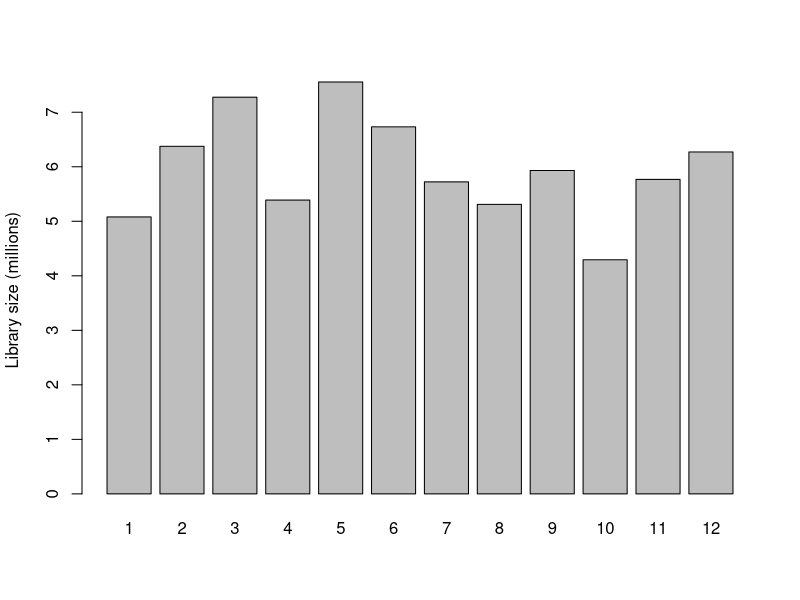
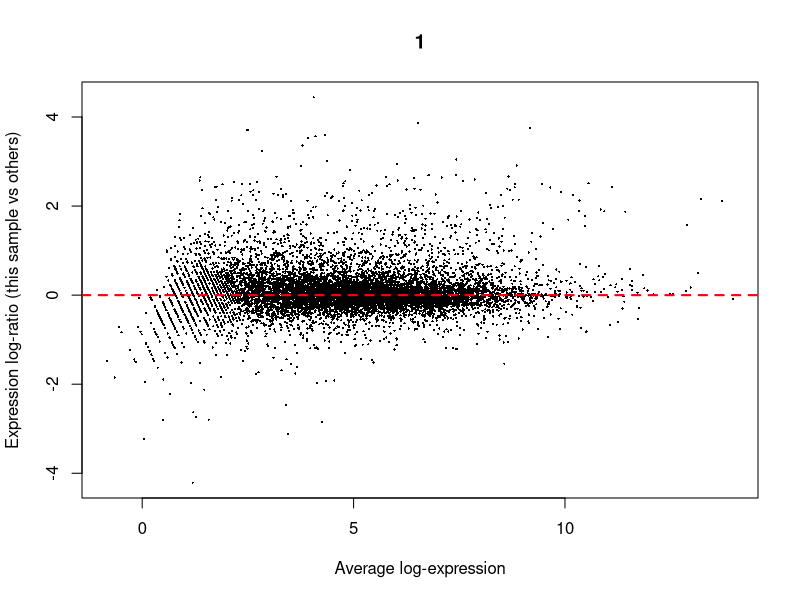
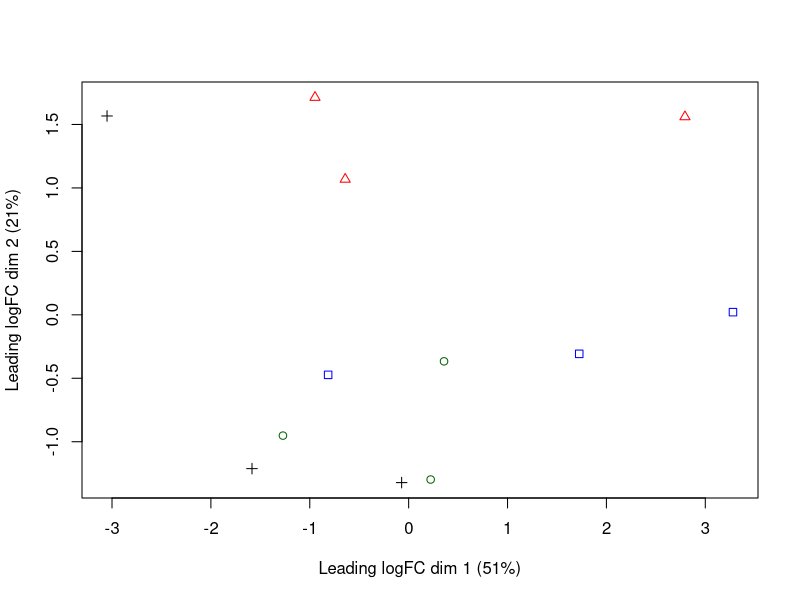
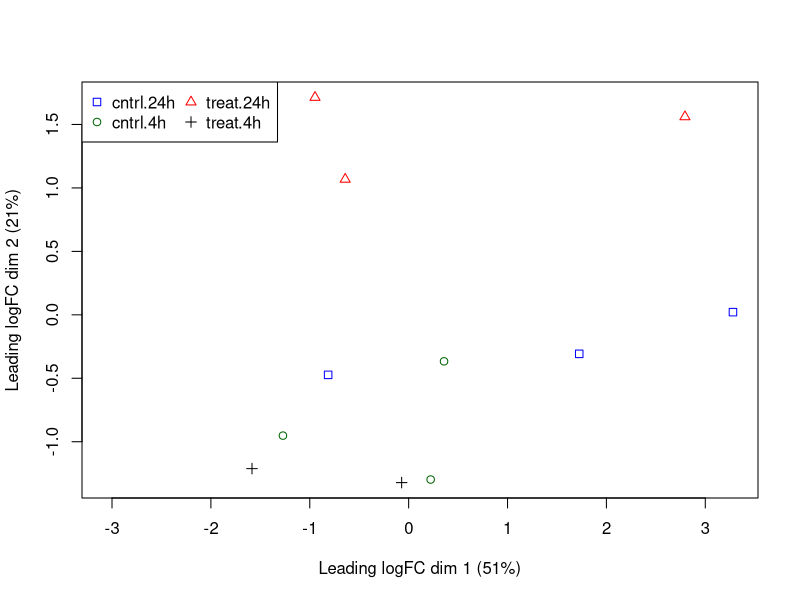
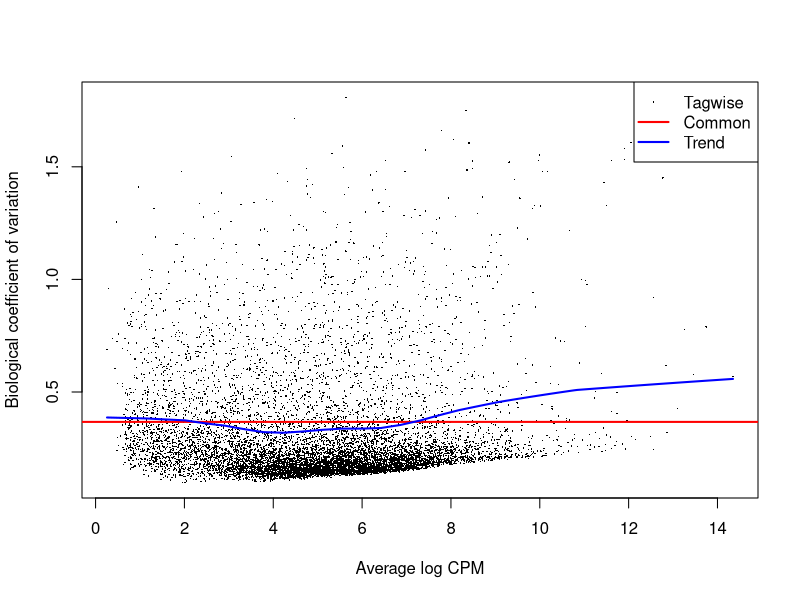
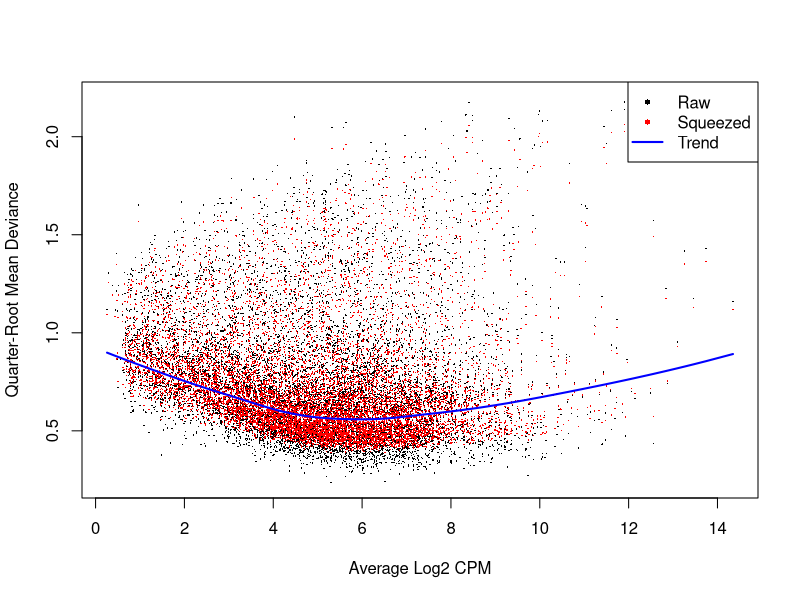
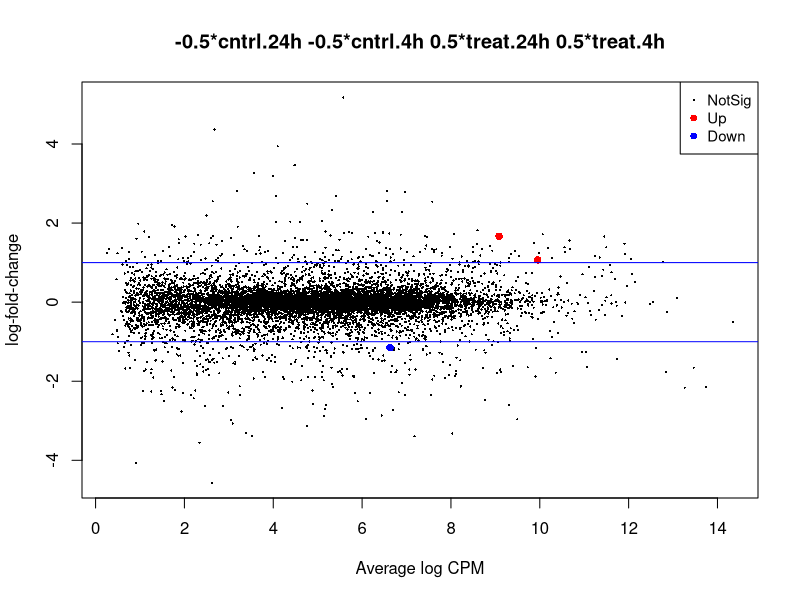
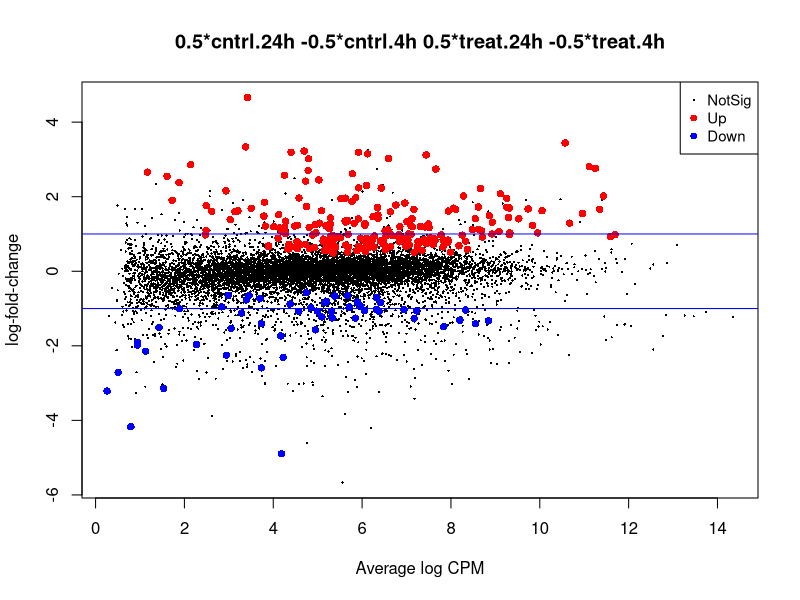

The R source for these figures, in order:
# set the working directory
setwd("/Users/bamflappy/NFCDSWorkshop_Day2/script_data/")

# import gene count data
tribolium_counts <- read.csv("TriboliumCounts.csv", row.names="X")

#Import grouping factor
targets <- read.csv(file="groupingFactors.csv")
  
#BiocManager::install("edgeR")

library("edgeR")


#############
#Setup a design matrix
group <- factor(paste(targets$treatment,targets$hours,sep="."))
#cbind(targets,Group=group)

#Create DGE list object
list <- DGEList(counts=tribolium_counts,group=group)
colnames(list) <- rownames(targets)
head(list)

#Plot the library sizes before normalization
barplot(list$samples$lib.size*1e-6, names=1:12, ylab="Library size (millions)")

#Retain genes only if it is expressed at a minimum level
keep <- filterByExpr(list)
summary(keep)
list <- list[keep, , keep.lib.sizes=FALSE]

#Use TMM normalization to eliminate composition biases
# between libraries
list <- calcNormFactors(list)

#Retrieve normalized counts
normList <- cpm(list, normalized.lib.sizes=TRUE)

#Write the normalized counts to a file
write.table(normList, file="tribolium_normalizedCounts.csv", sep=",", row.names=TRUE)

#View normalization factors
list$samples
dim(list)

#Verify TMM normalization using a MD plot
plotMD(cpm(list, log=TRUE), column=1)
abline(h=0, col="red", lty=2, lwd=2)

#Use a MDS plot to visualizes the differences
# between the expression profiles of different samples
points <- c(0,1,2,3,15,16,17,18)
colors <- rep(c("blue", "darkgreen", "red", "black"), 2)

#Create plot without legend 
plotMDS(list, col=colors[group], pch=points[group])

#Create plot with legend 
plotMDS(list, col=colors[group], pch=points[group])
legend("topleft", legend=levels(group), pch=points, col=colors, ncol=2)

#The experimental design is parametrized with a one-way layout, 
# where one coefficient is assigned to each group
design <- model.matrix(~ 0 + group)
colnames(design) <- levels(group)
#design

#Next, the NB dispersion is estimated
list <- estimateDisp(list, design, robust=TRUE)
#list$common.dispersion
#Visualize the dispersion estimates with a BCV plot
#Create plot 
plotBCV(list)

#Now, estimate and plot the QL dispersions
fit <- glmQLFit(list, design, robust=TRUE)
#head(fit$coefficients)
#Create plot 
plotQLDisp(fit)

#Test whether the average across all cntrl groups is equal to the average across
#all treat groups, to examine the overall effect of treatment
con.treat_cntrl <- makeContrasts(set.treat_cntrl = (treat.4h + treat.24h)/2
                                                    - (cntrl.4h + cntrl.24h)/2,
                                                    levels=design)

#Look at genes with significant expression across all UV groups
anov.treat_cntrl <- glmTreat(fit, contrast=con.treat_cntrl, lfc=log2(1.2))
summary(decideTests(anov.treat_cntrl))
#Create plot 
plotMD(anov.treat_cntrl)
abline(h=c(-1, 1), col="blue")


#Test whether the average across all tolerant groups is equal to the average across
#all not tolerant groups, to examine the overall effect of tolerance
con.24h_4h <- makeContrasts(set.24h_4h = (cntrl.24h + treat.24h)/2
                                          - (cntrl.4h + treat.4h)/2,
                                          levels=design)

#Look at genes with significant expression across all UV groups
anov.24h_4h <- glmTreat(fit, contrast=con.24h_4h, lfc=log2(1.2))
summary(decideTests(anov.24h_4h))
#Create plot 
plotMD(anov.24h_4h)
abline(h=c(-1, 1), col="blue")


#Test whether there is an interaction effect
con.interaction <- makeContrasts(set.interaction = ((treat.4h + treat.24h)/2
                                                    - (cntrl.4h + cntrl.24h)/2)
                                                    - ((cntrl.24h + treat.24h)/2
                                                    - (cntrl.4h + treat.4h)/2),
                                                    levels=design)

#Look at genes with significant expression
anov.interaction <- glmTreat(fit, contrast=con.interaction, lfc=log2(1.2))
summary(decideTests(anov.interaction))
#Create plot 
plotMD(anov.interaction)
abline(h=c(-1, 1), col="blue")
